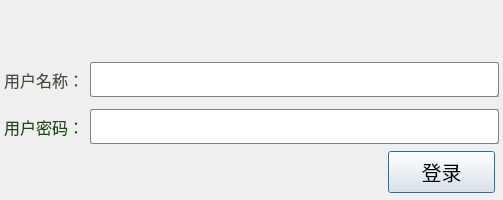
<?xml version="1.0" encoding="UTF-8"?>
<ui version="4.0">
 <class>FramUserLoginClass</class>
 <widget class="QDialog" name="FramUserLoginClass">
  <property name="geometry">
   <rect>
    <x>0</x>
    <y>0</y>
    <width>503</width>
    <height>200</height>
   </rect>
  </property>
  <property name="minimumSize">
   <size>
    <width>500</width>
    <height>200</height>
   </size>
  </property>
  <property name="maximumSize">
   <size>
    <width>513</width>
    <height>200</height>
   </size>
  </property>
  <property name="windowTitle">
   <string>FramUserLogin</string>
  </property>
  <layout class="QVBoxLayout" name="verticalLayout_2">
   <property name="leftMargin">
    <number>4</number>
   </property>
   <property name="topMargin">
    <number>4</number>
   </property>
   <property name="rightMargin">
    <number>4</number>
   </property>
   <property name="bottomMargin">
    <number>4</number>
   </property>
   <item>
    <layout class="QHBoxLayout" name="horizontalLayout_3">
     <item>
      <widget class="QLabel" name="label">
       <property name="sizePolicy">
        <sizepolicy hsizetype="Preferred" vsizetype="Preferred">
         <horstretch>0</horstretch>
         <verstretch>0</verstretch>
        </sizepolicy>
       </property>
       <property name="minimumSize">
        <size>
         <width>50</width>
         <height>50</height>
        </size>
       </property>
       <property name="maximumSize">
        <size>
         <width>50</width>
         <height>50</height>
        </size>
       </property>
       <property name="text">
        <string/>
       </property>
       <property name="pixmap">
        <pixmap resource="../MianWindows.qrc">:/MianWindows/image/Login.svg</pixmap>
       </property>
       <property name="scaledContents">
        <bool>true</bool>
       </property>
       <property name="alignment">
        <set>Qt::AlignLeading|Qt::AlignLeft|Qt::AlignVCenter</set>
       </property>
      </widget>
     </item>
     <item>
      <spacer name="horizontalSpacer_2">
       <property name="orientation">
        <enum>Qt::Horizontal</enum>
       </property>
       <property name="sizeType">
        <enum>QSizePolicy::Minimum</enum>
       </property>
       <property name="sizeHint" stdset="0">
        <size>
         <width>380</width>
         <height>20</height>
        </size>
       </property>
      </spacer>
     </item>
    </layout>
   </item>
   <item>
    <layout class="QVBoxLayout" name="verticalLayout">
     <property name="spacing">
      <number>12</number>
     </property>
     <item>
      <layout class="QHBoxLayout" name="horizontalLayout">
       <item>
        <widget class="QLabel" name="label_3">
         <property name="font">
          <font>
           <family>黑体</family>
           <pointsize>12</pointsize>
          </font>
         </property>
         <property name="styleSheet">
          <string notr="true">color: rgb(75, 75, 61);</string>
         </property>
         <property name="text">
          <string>用户名称：</string>
         </property>
        </widget>
       </item>
       <item>
        <widget class="QLineEdit" name="txtUserName">
         <property name="sizePolicy">
          <sizepolicy hsizetype="Expanding" vsizetype="Expanding">
           <horstretch>0</horstretch>
           <verstretch>0</verstretch>
          </sizepolicy>
         </property>
         <property name="maximumSize">
          <size>
           <width>16777215</width>
           <height>35</height>
          </size>
         </property>
         <property name="font">
          <font>
           <family>楷体</family>
           <pointsize>12</pointsize>
           <weight>50</weight>
           <italic>false</italic>
           <bold>false</bold>
          </font>
         </property>
         <property name="focusPolicy">
          <enum>Qt::StrongFocus</enum>
         </property>
         <property name="styleSheet">
          <string notr="true">background-color: rgb(255, 255, 255);
color: rgb(0, 0, 0);
border: 1px groove gray;border-radius: 2px;padding: 2px 4px;</string>
         </property>
         <property name="readOnly">
          <bool>false</bool>
         </property>
        </widget>
       </item>
      </layout>
     </item>
     <item>
      <layout class="QHBoxLayout" name="horizontalLayout_2">
       <item>
        <widget class="QLabel" name="label_2">
         <property name="font">
          <font>
           <family>黑体</family>
           <pointsize>12</pointsize>
          </font>
         </property>
         <property name="styleSheet">
          <string notr="true">color: rgb(25, 75, 11);</string>
         </property>
         <property name="text">
          <string>用户密码：</string>
         </property>
        </widget>
       </item>
       <item>
        <widget class="QLineEdit" name="txtUserPW">
         <property name="sizePolicy">
          <sizepolicy hsizetype="Expanding" vsizetype="Expanding">
           <horstretch>0</horstretch>
           <verstretch>0</verstretch>
          </sizepolicy>
         </property>
         <property name="maximumSize">
          <size>
           <width>16777215</width>
           <height>35</height>
          </size>
         </property>
         <property name="font">
          <font>
           <family>Calibri</family>
           <pointsize>10</pointsize>
           <weight>50</weight>
           <italic>false</italic>
           <bold>false</bold>
          </font>
         </property>
         <property name="focusPolicy">
          <enum>Qt::StrongFocus</enum>
         </property>
         <property name="styleSheet">
          <string notr="true">background-color: rgb(255, 255, 255);
color: rgb(25, 75, 11);
border: 1px groove gray;border-radius: 2px;padding: 2px 4px;</string>
         </property>
         <property name="text">
          <string/>
         </property>
        </widget>
       </item>
      </layout>
     </item>
    </layout>
   </item>
   <item>
    <layout class="QHBoxLayout" name="horizontalLayout_4">
     <item>
      <spacer name="horizontalSpacer">
       <property name="orientation">
        <enum>Qt::Horizontal</enum>
       </property>
       <property name="sizeType">
        <enum>QSizePolicy::Minimum</enum>
       </property>
       <property name="sizeHint" stdset="0">
        <size>
         <width>380</width>
         <height>20</height>
        </size>
       </property>
      </spacer>
     </item>
     <item>
      <widget class="QPushButton" name="btnLogin">
       <property name="sizePolicy">
        <sizepolicy hsizetype="Fixed" vsizetype="Fixed">
         <horstretch>0</horstretch>
         <verstretch>0</verstretch>
        </sizepolicy>
       </property>
       <property name="minimumSize">
        <size>
         <width>107</width>
         <height>42</height>
        </size>
       </property>
       <property name="font">
        <font>
         <family>楷体</family>
         <pointsize>15</pointsize>
         <weight>50</weight>
         <italic>false</italic>
         <bold>false</bold>
        </font>
       </property>
       <property name="focusPolicy">
        <enum>Qt::StrongFocus</enum>
       </property>
       <property name="styleSheet">
        <string notr="true"/>
       </property>
       <property name="text">
        <string>登录</string>
       </property>
      </widget>
     </item>
    </layout>
   </item>
  </layout>
 </widget>
 <layoutdefault spacing="6" margin="11"/>
 <resources>
  <include location="../MianWindows.qrc"/>
 </resources>
 <connections/>
</ui>
